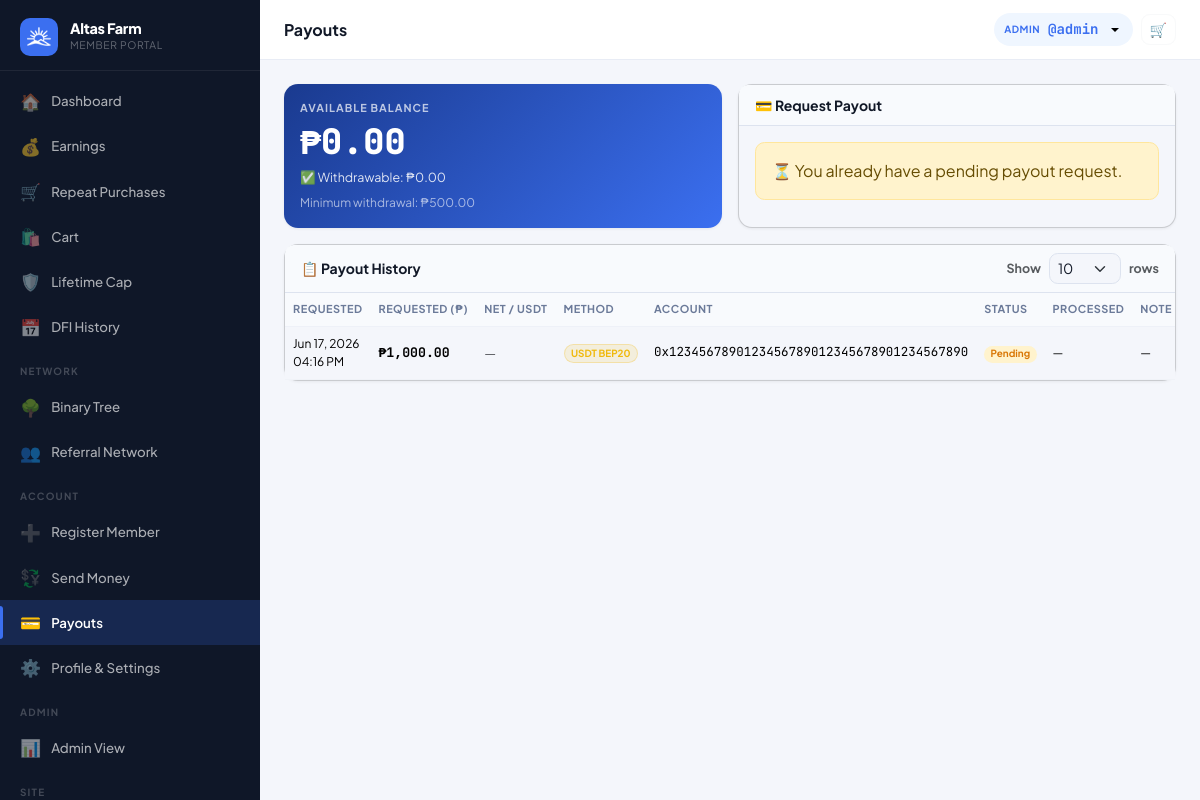
Page /?page=payout (signed in) on the committed database.
### tables this page shows
CREATE TABLE settings (
  key_name   VARCHAR(80) NOT NULL PRIMARY KEY,
  value      TEXT        NOT NULL,
  updated_at TIMESTAMP DEFAULT CURRENT_TIMESTAMP ON UPDATE CURRENT_TIMESTAMP
);

CREATE TABLE users (
  id                INT UNSIGNED AUTO_INCREMENT PRIMARY KEY,
  username          VARCHAR(40)  NOT NULL UNIQUE,
  password_hash     VARCHAR(255) NOT NULL,
  role              ENUM('member','admin') NOT NULL DEFAULT 'member',
  package_id        INT UNSIGNED NULL,
  reg_code_id           INT UNSIGNED NULL,
  reg_payment_method    ENUM('code','ewallet','pending') NOT NULL DEFAULT 'code',
  reg_paid_by           INT UNSIGNED NULL,

   
  sponsor_id        INT UNSIGNED NULL,
  binary_parent_id  INT UNSIGNED NULL,
  binary_position   ENUM('left','right') NULL,

   
  left_count        INT UNSIGNED NOT NULL DEFAULT 0,
  right_count       INT UNSIGNED NOT NULL DEFAULT 0,
  pairs_paid        INT UNSIGNED NOT NULL DEFAULT 0,
  pairs_flushed     INT UNSIGNED NOT NULL DEFAULT 0,
  pairs_paid_today  INT UNSIGNED NOT NULL DEFAULT 0,   

   
  left_pv           DECIMAL(14,2) NOT NULL DEFAULT 0.00 COMMENT 'Accumulated PV on left binary leg',
  right_pv          DECIMAL(14,2) NOT NULL DEFAULT 0.00 COMMENT 'Accumulated PV on right binary leg',
  paired_pv         DECIMAL(14,2) NOT NULL DEFAULT 0.00 COMMENT 'Total paired PV lifetime',
  paired_pv_today   DECIMAL(14,2) NOT NULL DEFAULT 0.00 COMMENT 'Paired PV today (reset by midnight cron)',
  flushed_pv        DECIMAL(14,2) NOT NULL DEFAULT 0.00 COMMENT 'PV flushed in binary pairing',
  personal_pv       DECIMAL(14,2) NOT NULL DEFAULT 0.00 COMMENT 'Personal sales PV from downline product purchases',
  group_pv          DECIMAL(14,2) NOT NULL DEFAULT 0.00 COMMENT 'Group sales PV from downline',

   
  lifetime_earned       DECIMAL(14,2) NOT NULL DEFAULT 0.00,
  cap_status            ENUM('active','capped','perminact') NOT NULL DEFAULT 'active',
  capping_bypass        TINYINT(1)   NOT NULL DEFAULT 0,
  daily_cap_bypass      TINYINT(1)   NOT NULL DEFAULT 0,
  capped_at             TIMESTAMP NULL,
  last_reactivation_at  TIMESTAMP NULL,
  dfi_days_used         INT UNSIGNED NOT NULL DEFAULT 0,
  dfi_active            TINYINT(1)   NOT NULL DEFAULT 1,
  cd_active             TINYINT(1)   NOT NULL DEFAULT 0,
  ewallet_sent_today      DECIMAL(12,2) NOT NULL DEFAULT 0.00,
  ewallet_sent_this_week  DECIMAL(12,2) NOT NULL DEFAULT 0.00,

   
  full_name         VARCHAR(120) NULL,
  email             VARCHAR(120) NULL,
  mobile            VARCHAR(20)  NULL,
  gcash_number       VARCHAR(20)  NULL,
  maya_number        VARCHAR(20)  NULL,
  usdt_trc20_address VARCHAR(100) NULL,
  usdt_bep20_address VARCHAR(100) NULL,
  address            TEXT         NULL,
  photo             VARCHAR(200) NULL,

  ewallet_balance       DECIMAL(14,2) NOT NULL DEFAULT 0.00,
  withdrawable_balance  DECIMAL(14,2) NOT NULL DEFAULT 0.00,
  status                ENUM('active','suspended','pending') NOT NULL DEFAULT 'active',
  joined_at         TIMESTAMP DEFAULT CURRENT_TIMESTAMP,
  last_login        TIMESTAMP NULL,

  FOREIGN KEY (sponsor_id)       REFERENCES users(id) ON DELETE SET NULL,
  FOREIGN KEY (binary_parent_id) REFERENCES users(id) ON DELETE SET NULL,
  FOREIGN KEY (package_id)       REFERENCES packages(id) ON DELETE SET NULL
);

CREATE TABLE payout_requests (
  id            INT UNSIGNED AUTO_INCREMENT PRIMARY KEY,
  user_id       INT UNSIGNED  NOT NULL,
  amount        DECIMAL(12,2) NOT NULL,
  payout_method  ENUM('gcash','maya','usdt_trc20','usdt_bep20') NOT NULL DEFAULT 'gcash',
  payout_account VARCHAR(100) NOT NULL DEFAULT '',
  service_fee_pct     DECIMAL(5,2)  NOT NULL DEFAULT 0.00,
  service_fee_amount  DECIMAL(12,2) NOT NULL DEFAULT 0.00,
  usdt_trc20_rate     DECIMAL(12,4) NOT NULL DEFAULT 0.00,
  usdt_trc20_gas_fee  DECIMAL(10,4) NOT NULL DEFAULT 0.00,
  usdt_trc20_amount   DECIMAL(12,4) NOT NULL DEFAULT 0.00,
  usdt_bep20_rate     DECIMAL(12,4) NOT NULL DEFAULT 0.00,
  usdt_bep20_gas_fee  DECIMAL(10,4) NOT NULL DEFAULT 0.00,
  usdt_bep20_amount   DECIMAL(12,4) NOT NULL DEFAULT 0.00,
  status        ENUM('pending','approved','rejected','completed') NOT NULL DEFAULT 'pending',
  admin_note    TEXT          NULL,
  processed_by  INT UNSIGNED  NULL,
  requested_at  TIMESTAMP DEFAULT CURRENT_TIMESTAMP,
  processed_at  TIMESTAMP NULL,
  FOREIGN KEY (user_id)      REFERENCES users(id),
  FOREIGN KEY (processed_by) REFERENCES users(id) ON DELETE SET NULL
);

### views/member/payout.php (the view, shortened to what the rows shown need)
<?php
$minPayout        = (float)setting('min_payout', '500');
$availableBalance = (float)$user['ewallet_balance'];
$withdrawableBalance = (float)($user['withdrawable_balance'] ?? 0);
$gcashEnabled = setting('gcash_enabled', '1') === '1';
$mayaEnabled  = setting('maya_enabled', '1') === '1';
$jsFeePct = [];
if ($gcashEnabled) $jsFeePct['gcash'] = (float)setting('service_fee_gcash', '0');
if ($mayaEnabled)  $jsFeePct['maya']  = (float)setting('service_fee_maya', '0');
$jsFeePct['usdt_trc20'] = (float)setting('service_fee_usdt_trc20', '5');
$jsFeePct['usdt_bep20'] = (float)setting('service_fee_usdt_bep20', '5');
?>
<?php require 'views/partials/head.php'; ?>
<?php require 'views/partials/sidebar_member.php'; ?>
<div class="main-content">
  <?php require 'views/partials/topbar.php'; ?>
  <div class="page-content">
    <div class="row g-3 mb-3">
      <div class="col-12 col-md-6">
        <div class="card h-100" style="background:linear-gradient(135deg,#1a3a8f,#3b6ff0);border:none;">
          <div class="card-body text-white">
            <div style="font-size:.68rem;font-weight:700;letter-spacing:1px;text-transform:uppercase;opacity:.7;margin-bottom:.5rem;">Available Balance</div>
            <div style="font-size:2.2rem;font-weight:800;font-family:var(--font-mono);line-height:1;"><?= fmt_money($availableBalance) ?></div>
            <div style="font-size:.78rem;opacity:.85;margin-top:.5rem;">
              ✅ Withdrawable: <?= fmt_money($withdrawableBalance) ?>
            </div>
            <div style="font-size:.75rem;opacity:.6;margin-top:.5rem;">Minimum withdrawal: <?= fmt_money($minPayout) ?></div>
          </div>
        </div>
      </div>
    </div>
    <div class="card">
      <div class="table-responsive">
        <table class="table table-hover mb-0">
          <thead>
            <tr>
              <th>Requested</th>
              <th>Requested (₱)</th>
              <th>Net / USDT</th>
              <th>Method</th>
              <th>Account</th>
              <th>Status</th>
              <th>Processed</th>
              <th>Note</th>
            </tr>
          </thead>
          <tbody>
            <?php if (empty($history['data'])): ?>
              <tr>
                <td colspan="7" class="text-center py-5 text-muted">No payout requests yet.</td>
              </tr>
              <?php else: foreach ($history['data'] as $row):
                $method  = $row['payout_method']  ?: 'gcash';
                $account = $row['payout_account'];
                $methodLabel = match ($method) {
                  'maya'        => 'Maya',
                  'usdt_trc20'  => 'USDT TRC20',
                  'usdt_bep20'  => 'USDT BEP20',
                  default       => 'GCash'
                };
                $methodColor = match ($method) {
                  'maya'        => '#48b0db',
                  'usdt_trc20'  => '#26a17b',
                  'usdt_bep20'  => '#f0b90b',
                  default       => '#0070d8'
                };
              ?>
                <tr>
                  <td class="td-muted" style="font-size:.75rem;"><?= fmt_datetime($row['requested_at']) ?></td>
                  <td class="font-mono fw-bold"><?= fmt_money($row['amount']) ?></td>
                  <td>
                    <?php
                    $isUsdt   = in_array($row['payout_method'], ['usdt_trc20', 'usdt_bep20'], true);
                    $rateCol  = $row['payout_method'] === 'usdt_bep20' ? 'usdt_bep20_rate'  : 'usdt_trc20_rate';
                    $amtCol   = $row['payout_method'] === 'usdt_bep20' ? 'usdt_bep20_amount': 'usdt_trc20_amount';
                    ?>
                    <?php if ($isUsdt): ?>
                      <?php if (($row[$amtCol] ?? 0) > 0): ?>
                        <div class="fw-bold text-success font-mono"><?= number_format($row[$amtCol], 4) ?> USDT</div>
                        <?php if (($row[$rateCol] ?? 0) > 0): ?>
                          <div class="text-muted" style="font-size:.68rem;">@ ₱<?= number_format($row[$rateCol], 2) ?></div>
                        <?php endif; ?>
                      <?php else: ?>
                        <span class="text-muted">—</span>
                      <?php endif; ?>
                    <?php endif; ?>
                  </td>
                  <td><span class="badge" style="background:<?= $methodColor ?>20;color:<?= $methodColor ?>;border:1px solid <?= $methodColor ?>40;"><?= $methodLabel ?></span></td>
                  <td class="td-muted font-mono" style="font-size:.78rem;"><?= $account ? e($account) : '<span class="text-muted">—</span>' ?></td>
                  <td><?php
                      $b = match ($row['status']) {
                        'pending' => 'bg-warning-subtle text-warning',
                        'approved' => 'bg-info-subtle text-info',
                        'completed' => 'bg-success-subtle text-success',
                        'rejected' => 'bg-danger-subtle text-danger',
                        default => 'bg-secondary-subtle text-secondary'
                      };
                      ?><span class="badge <?= $b ?>"><?= ucfirst($row['status']) ?></span></td>
                  <td class="td-muted" style="font-size:.75rem;"><?= $row['processed_at'] ? fmt_datetime($row['processed_at']) : '—' ?></td>
                  <td class="td-muted" style="font-size:.75rem;"><?= $row['admin_note'] ? e($row['admin_note']) : '—' ?></td>
                </tr>
            <?php endforeach;
            endif; ?>
          </tbody>
        </table>
      </div>
    </div>
  </div>
</div>
<?php require 'views/partials/footer.php'; ?>

### views/partials/sidebar_member.php (shortened to what the rows shown need)
<?php
$cp      = current_page();
$user    = Auth::user();
$initial = strtoupper(substr($user['username'] ?? 'U', 0, 1));
$name    = $user['full_name'] ?: ('@' . $user['username']);
$view    = $_GET['view'] ?? '';
$cartBadge = 0;
if (class_exists('Cart') && Auth::check()) {
    $_cart = Cart::getOrCreate(Auth::id());
    if ($_cart && !empty($_cart['id'])) {
        $cartItems = Cart::getItems((int)$_cart['id']);
        $cartBadge = empty($cartItems) ? 0 : (int)array_sum(array_column($cartItems, 'quantity'));
    }
}
$nav = [
  ['page' => 'dashboard', 'icon' => '🏠', 'label' => 'Dashboard',        'pages' => ['dashboard']],
  ['page' => 'earnings',  'icon' => '💰', 'label' => 'Earnings',         'pages' => ['earnings']],
  ['page' => 'repeat_purchases', 'icon' => '🛒', 'label' => 'Repeat Purchases', 'pages' => ['repeat_purchases']],
  ['page' => 'cart', 'icon' => '🛍️', 'label' => 'Cart', 'pages' => ['cart'], 'badge' => $cartBadge],
  ['page' => 'cap_status', 'icon' => '🛡️', 'label' => 'Lifetime Cap',     'pages' => ['cap_status']],
  ...(setting('dfi_enabled', '1') === '1' ? [
    ['page' => 'dfi_history', 'icon' => '📅', 'label' => 'DFI History', 'pages' => ['dfi_history']],
  ] : []),
  'SEPARATOR:Network',
  ...(setting('binary_enabled', '1') === '1' ? [
    ['page' => 'genealogy&view=binary',  'icon' => '🌳', 'label' => 'Binary Tree',      'pages' => ['genealogy'], 'view' => 'binary'],
  ] : []),
  ['page' => 'genealogy&view=referral', 'icon' => '👥', 'label' => 'Referral Network', 'pages' => ['genealogy'], 'view' => 'referral'],
  'SEPARATOR:Account',
  ['page' => 'register&sponsor=' . $user['username'], 'icon' => '➕', 'label' => 'Register Member', 'pages' => ['register']],
  ['page' => 'ewallet_transfer', 'icon' => '💱', 'label' => 'Send Money', 'pages' => ['ewallet_transfer']],
  ['page' => 'payout',  'icon' => '💳', 'label' => 'Payouts',   'pages' => ['payout']],
  ['page' => 'profile', 'icon' => '⚙️', 'label' => 'Profile & Settings', 'pages' => ['profile']],
];
if (Auth::isAdmin()) {
  $nav[] = 'SEPARATOR:Admin';
  $nav[] = ['page' => 'admin', 'icon' => '📊', 'label' => 'Admin View', 'pages' => []];
}
$nav[] = 'SEPARATOR:Site';
$nav[] = ['page' => '__frontend__', 'icon' => '🌐', 'label' => 'View Frontend', 'pages' => []];
function renderSidebarNav($nav, $cp, $user, $view, $initial, $name)
{ ?>
  <div class="sidebar-brand">
    <div>
      <div class="brand-name"><?= e(setting('site_name', APP_NAME)) ?></div>
      <div class="brand-sub">Member Portal</div>
    </div>
  </div>
<?php } ?>
<div class="sidebar d-none d-lg-flex flex-column">
  <?php renderSidebarNav($nav, $cp, $user, $view, $initial, $name); ?>
</div>

### views/partials/topbar.php (shortened to what the rows shown need)
<?php
if (isset($_GET['page']) && $_GET['page'] === 'admin_user_view' && !empty($_GET['id']) && Auth::isAdmin()) {
  $user = getUserById((int)$_GET['id']);
  if (!$user) {
    flash('error', 'User not found.');
    redirect('/?page=admin_users');
  }
} else {
  $user = Auth::user();
}
?>
<div class="topbar-wrapper no-print">
  <div class="d-flex align-items-center gap-2">
    <div class="dropdown">
      <button class="topbar-balance border-0 dropdown-toggle" type="button"
        data-bs-toggle="dropdown" aria-expanded="false"
        title="<?= e($user['username'] ?? '') ?>" style="cursor:pointer;">
        <span class="bal-label"><?= Auth::isAdmin() ? 'Admin' : 'User' ?></span>
        <span class="bal-amount">@<?= e($user['username'] ?? '') ?></span>
      </button>
    </div>
  </div>
</div>

### rows in the picture
settings: value "Altas Farm"
users: username "admin", ewallet_balance "₱0.00", withdrawable_balance "₱0.00"
payout_requests: requested_at "Jun 17, 2026 04:16 PM", amount "₱1,000.00", payout_method "USDT BEP20", payout_account "0x1234567890123456789012345678901234567890", status "Pending"

### other values in the picture
$item['icon'] "🏠"
$item['label'] "Dashboard"
$item['icon'] "💰"
$item['label'] "Earnings"
$item['icon'] "🛒"
$item['label'] "Repeat Purchases"
$item['icon'] "🛍️"
$item['label'] "Cart"
$item['icon'] "🛡️"
$item['label'] "Lifetime Cap"
$item['icon'] "📅"
$item['label'] "DFI History"
substr($item, 10) "NETWORK"
$item['icon'] "🌳"
$item['label'] "Binary Tree"
